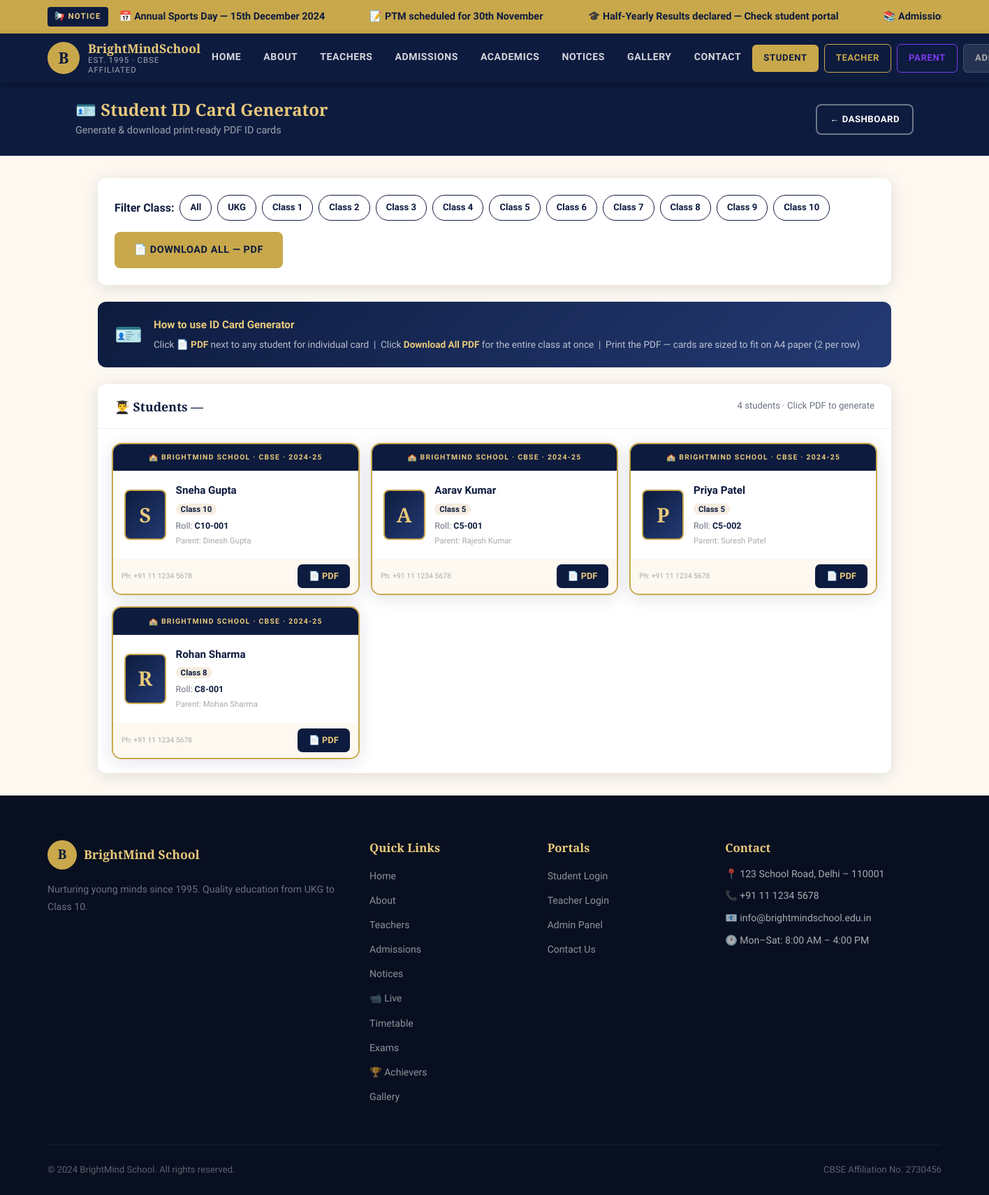
The page /admin/id_cards (signed in) on the database its author committed.
### tables this page shows
CREATE TABLE students (
            id INTEGER PRIMARY KEY AUTOINCREMENT,
            name TEXT NOT NULL, class_name TEXT NOT NULL,
            roll_number TEXT UNIQUE NOT NULL, parent_name TEXT,
            contact TEXT, password TEXT NOT NULL,
            created_at TIMESTAMP DEFAULT CURRENT_TIMESTAMP
        );

### app.py (the view)
@app.route('/admin/id_cards')
def admin_id_cards():
    if session.get('role') != 'admin': return redirect('/admin/login')
    db = get_db()
    classes  = ['All','UKG'] + [f'Class {i}' for i in range(1,11)]
    sel_class = request.args.get('class_name','All')
    if sel_class == 'All':
        students = db.execute('SELECT s.*, sp.filename as photo FROM students s LEFT JOIN student_photos sp ON s.id=sp.student_id ORDER BY s.class_name, s.roll_number').fetchall()
    else:
        students = db.execute('SELECT s.*, sp.filename as photo FROM students s LEFT JOIN student_photos sp ON s.id=sp.student_id WHERE s.class_name=? ORDER BY s.roll_number', (sel_class,)).fetchall()
    return render_template('admin_id_cards.html', students=students, classes=classes, sel_class=sel_class)

### database/db.py (called while the page is built)
def get_db():
    db = getattr(g, '_database', None)
    if db is None:
        db = g._database = sqlite3.connect(DATABASE)
        db.row_factory = sqlite3.Row
        db.execute("PRAGMA foreign_keys = OFF")
    return db

### templates/admin_id_cards.html (shortened to what this page needs)
{% extends 'base.html' %}
{% block content %}
<div class="dashboard">
  <div class="dash-header">
    <div class="dash-header-inner">
      <div><h2>🪪 Student ID Card Generator</h2><p>Generate & download print-ready PDF ID cards</p></div>
      <a href="/admin/dashboard" class="btn btn-outline btn-sm">← Dashboard</a>
    </div>
  </div>
  <div class="dash-main">
    <div class="dash-card" style="margin-bottom:1.5rem;">
      <div class="dash-card-body">
        <div style="display:flex;flex-wrap:wrap;gap:1rem;align-items:center;justify-content:space-between;">
          <div style="display:flex;flex-wrap:wrap;gap:0.5rem;align-items:center;">
            <span style="font-weight:700;color:var(--navy);">Filter Class:</span>
            {% for cls in classes %}
            <a href="/admin/id_cards?class_name={{ cls }}"
              style="padding:6px 14px;border-radius:18px;font-weight:700;font-size:0.82rem;text-decoration:none;transition:all 0.2s;
              {% if sel_cls==cls %}background:var(--navy);color:var(--white);{% else %}background:var(--white);border:1.5px solid var(--navy);color:var(--navy);{% endif %}">
              {{ cls }}
            </a>
            {% endfor %}
          </div>
          <a href="/admin/generate_id_card/0?class_name={{ sel_cls if sel_cls!='All' else '' }}"
            target="_blank" class="btn btn-gold">
            📄 Download All{% if sel_cls!='All' %} — {{ sel_cls }}{% endif %} PDF
          </a>
        </div>
      </div>
    </div>
    <div style="background:linear-gradient(135deg,var(--navy),var(--navy-lt));border-radius:var(--radius);padding:1.25rem 1.5rem;margin-bottom:1.5rem;display:flex;align-items:center;gap:1rem;flex-wrap:wrap;">
      <div style="font-size:2rem;">🪪</div>
      <div style="flex:1;">
        <div style="color:var(--gold-lt);font-weight:700;font-size:0.95rem;">How to use ID Card Generator</div>
        <div style="color:rgba(255,255,255,0.7);font-size:0.85rem;margin-top:3px;">
          Click <strong style="color:var(--gold-lt);">📄 PDF</strong> next to any student for individual card &nbsp;|&nbsp;
          Click <strong style="color:var(--gold-lt);">Download All PDF</strong> for the entire class at once &nbsp;|&nbsp;
          Print the PDF — cards are sized to fit on A4 paper (2 per row)
        </div>
      </div>
    </div>
    <div class="dash-card">
      <div class="dash-card-header">
        <h3>👨‍🎓 Students — {{ sel_cls }}</h3>
        <span style="font-size:0.82rem;color:var(--muted);">{{ students|length }} students · Click PDF to generate</span>
      </div>
      {% if students %}
      <div style="padding:1.25rem;display:grid;grid-template-columns:repeat(auto-fill,minmax(280px,1fr));gap:1rem;">
        {% for s in students %}
        <div style="border:2.5px solid var(--gold);border-radius:14px;overflow:hidden;box-shadow:var(--shadow);transition:all 0.2s;"
             onmouseover="this.style.transform='translateY(-4px)';this.style.boxShadow='var(--shadow-lg)'"
             onmouseout="this.style.transform='';this.style.boxShadow='var(--shadow)'">
          <div style="background:var(--navy);padding:0.65rem 1rem;text-align:center;">
            <div style="font-size:0.65rem;color:var(--gold-lt);font-weight:800;letter-spacing:0.12em;text-transform:uppercase;">
              🏫 BrightMind School · CBSE · 2024-25
            </div>
          </div>
          <div style="padding:1rem;display:flex;gap:0.85rem;align-items:center;background:var(--white);">
            <div style="width:60px;height:72px;border-radius:8px;background:linear-gradient(135deg,var(--navy),var(--navy-lt));display:flex;align-items:center;justify-content:center;font-family:'Cormorant Garamond',serif;font-size:1.8rem;font-weight:700;color:var(--gold-lt);flex-shrink:0;border:2px solid var(--gold);">
              {{ s['name'][0] }}
            </div>
            <div style="min-width:0;flex:1;">
              <div style="font-weight:800;color:var(--navy);font-size:0.95rem;overflow:hidden;text-overflow:ellipsis;white-space:nowrap;">
                {{ s['name'] }}
              </div>
              <div style="font-size:0.78rem;color:var(--muted);margin:2px 0;">
                <span style="background:var(--warm);color:var(--navy);padding:1px 7px;border-radius:8px;font-weight:700;font-size:0.72rem;">{{ s['class_name'] }}</span>
              </div>
              <div style="font-size:0.78rem;color:var(--muted);">
                Roll: <strong style="color:var(--navy);">{{ s['roll_number'] }}</strong>
              </div>
              {% if s['parent_name'] %}
              <div style="font-size:0.72rem;color:#aaa;margin-top:2px;">Parent: {{ s['parent_name'] }}</div>
              {% endif %}
            </div>
          </div>
          <div style="padding:0.5rem 0.75rem;background:var(--cream);display:flex;justify-content:space-between;align-items:center;">
            <div style="font-size:0.65rem;color:#aaa;">Ph: +91 11 1234 5678</div>
            <a href="/admin/generate_id_card/{{ s['id'] }}" target="_blank"
              style="background:var(--navy);color:var(--gold-lt);padding:6px 16px;border-radius:7px;font-size:0.8rem;font-weight:700;text-decoration:none;display:flex;align-items:center;gap:5px;">
              📄 PDF
            </a>
          </div>
        </div>
        {% endfor %}
      </div>
      {% else %}
      <div style="text-align:center;padding:4rem;color:var(--muted);">
        <div style="font-size:3.5rem;margin-bottom:1rem;">👨‍🎓</div>
        <h3 style="color:var(--navy);">No Students in {{ sel_cls }}</h3>
        <p>Add students from the Admin Dashboard → Students tab.</p>
      </div>
      {% endif %}
    </div>
  </div>
</div>
{% endblock %}

### static/css/style.css (style rules this page uses)
:root { --navy: #0d1b3e; --navy-mid:#1a2f5e; --navy-lt: #243a73; --gold: #c9a84c; --gold-lt: #e8c97b; --gold-dk: #a07830; --cream: #fdf8f0; --warm: #f5ede0; --text: #1e1e2e; --muted: #6b7280; --white: #ffffff; --green: #2e7d32; --red: #c62828; --orange: #e65100; --shadow: 0 4px 24px rgba(13,27,62,0.12); --shadow-lg: 0 12px 48px rgba(13,27,62,0.18); --radius: 12px; --radius-lg: 20px; --transition: all 0.3s cubic-bezier(0.4, 0, 0.2, 1); }
*, *::before, *::after { box-sizing: border-box; margin: 0; padding: 0; }
html { scroll-behavior: smooth; font-size: 16px; }
body { font-family: 'Source Sans 3', sans-serif; color: var(--text); background: var(--cream); line-height: 1.7; overflow-x: hidden; }
h1,h2,h3,h4,h5 { font-family: 'Cormorant Garamond', serif; line-height: 1.25; }
h2 { font-size: clamp(1.8rem, 3vw, 2.8rem); font-weight: 600; }
h3 { font-size: 1.5rem; font-weight: 600; }
p { font-size: 1rem; color: var(--muted); }
a { text-decoration: none; color: inherit; transition: var(--transition); }
.btn { display: inline-flex; align-items: center; gap: 8px; padding: 14px 28px; border-radius: 8px; font-weight: 700; font-size: 0.9rem; letter-spacing: 0.04em; cursor: pointer; transition: var(--transition); border: none; text-transform: uppercase; }
.btn-gold { background: var(--gold); color: var(--navy); }
.btn-outline { background: transparent; color: var(--white); border: 2px solid rgba(255,255,255,0.4); }
.btn-sm { padding: 9px 18px; font-size: 0.82rem; }
.dashboard { background: var(--cream); min-height: 100vh; }
.dash-header { background: var(--navy); color: var(--white); padding: 1.5rem 2rem; }
.dash-header-inner { max-width: 1200px; margin: 0 auto; display: flex; align-items: center; justify-content: space-between; }
.dash-header h2 { color: var(--gold-lt); font-size: 1.5rem; margin-bottom: 0.15rem; }
.dash-header p { color: rgba(255,255,255,0.6); font-size: 0.9rem; }
.dash-main { max-width: 1200px; margin: 0 auto; padding: 2rem; }
.dash-card { background: var(--white); border-radius: var(--radius); box-shadow: var(--shadow); overflow: hidden; }
.dash-card-header { padding: 1.25rem 1.5rem; border-bottom: 1px solid #eee; display: flex; align-items: center; justify-content: space-between; }
.dash-card-header h3 { font-size: 1.1rem; color: var(--navy); }
.dash-card-body { padding: 1.5rem; }

### rows shown on the page
students: name "S", name "Sneha Gupta", class_name "Class 10", roll_number "C10-001", parent_name "Dinesh Gupta"
students: name "A", name "Aarav Kumar", class_name "Class 5", roll_number "C5-001", parent_name "Rajesh Kumar"
students: name "P", name "Priya Patel", class_name "Class 5", roll_number "C5-002", parent_name "Suresh Patel"
students: name "R", name "Rohan Sharma", class_name "Class 8", roll_number "C8-001", parent_name "Mohan Sharma"

### other values the page prints
{{ cls }} "All" "UKG" "Class 1" "Class 2" "Class 3" "Class 4" "Class 5" "Class 6" "Class 7" "Class 8" "Class 9" "Class 10"
{{ students|length }} "4"
